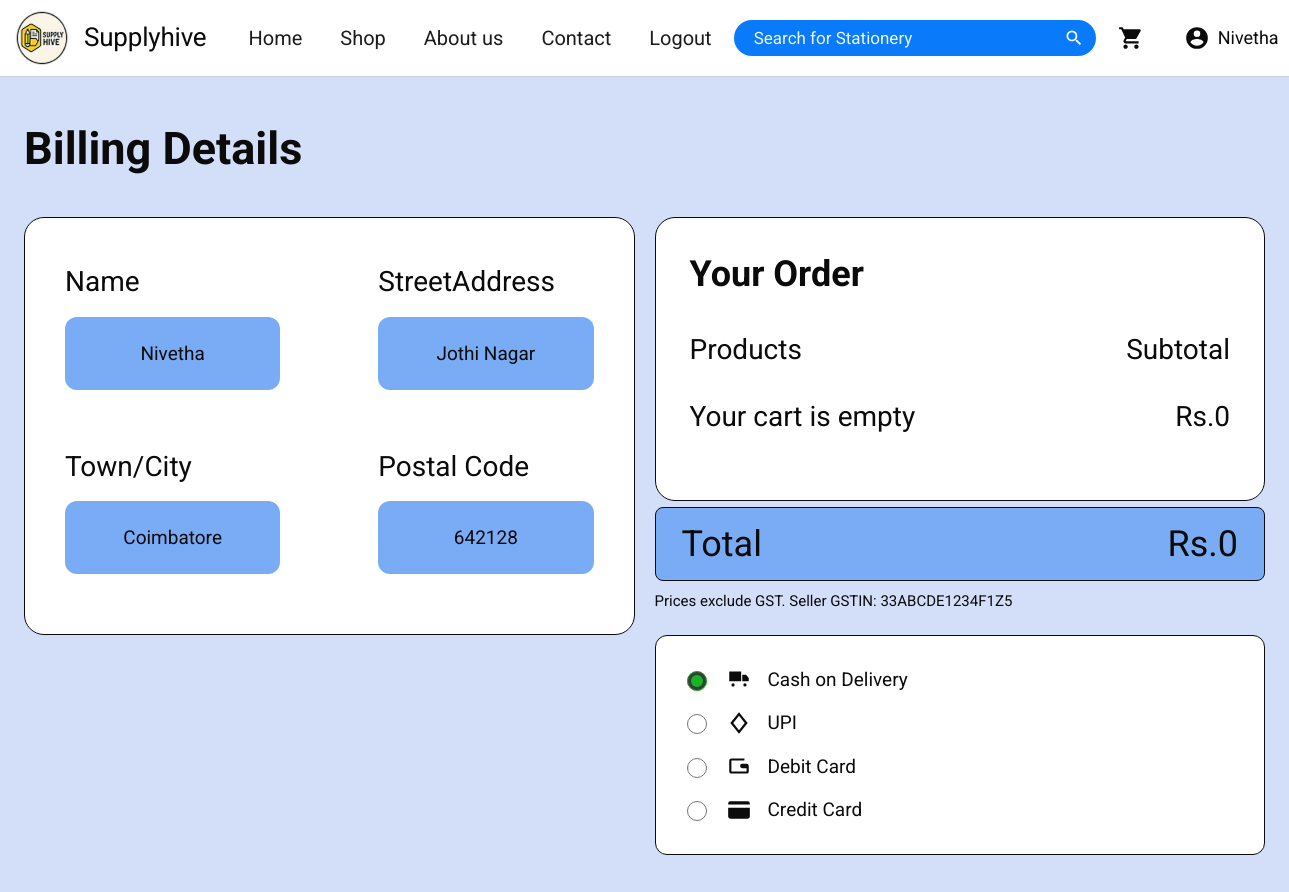
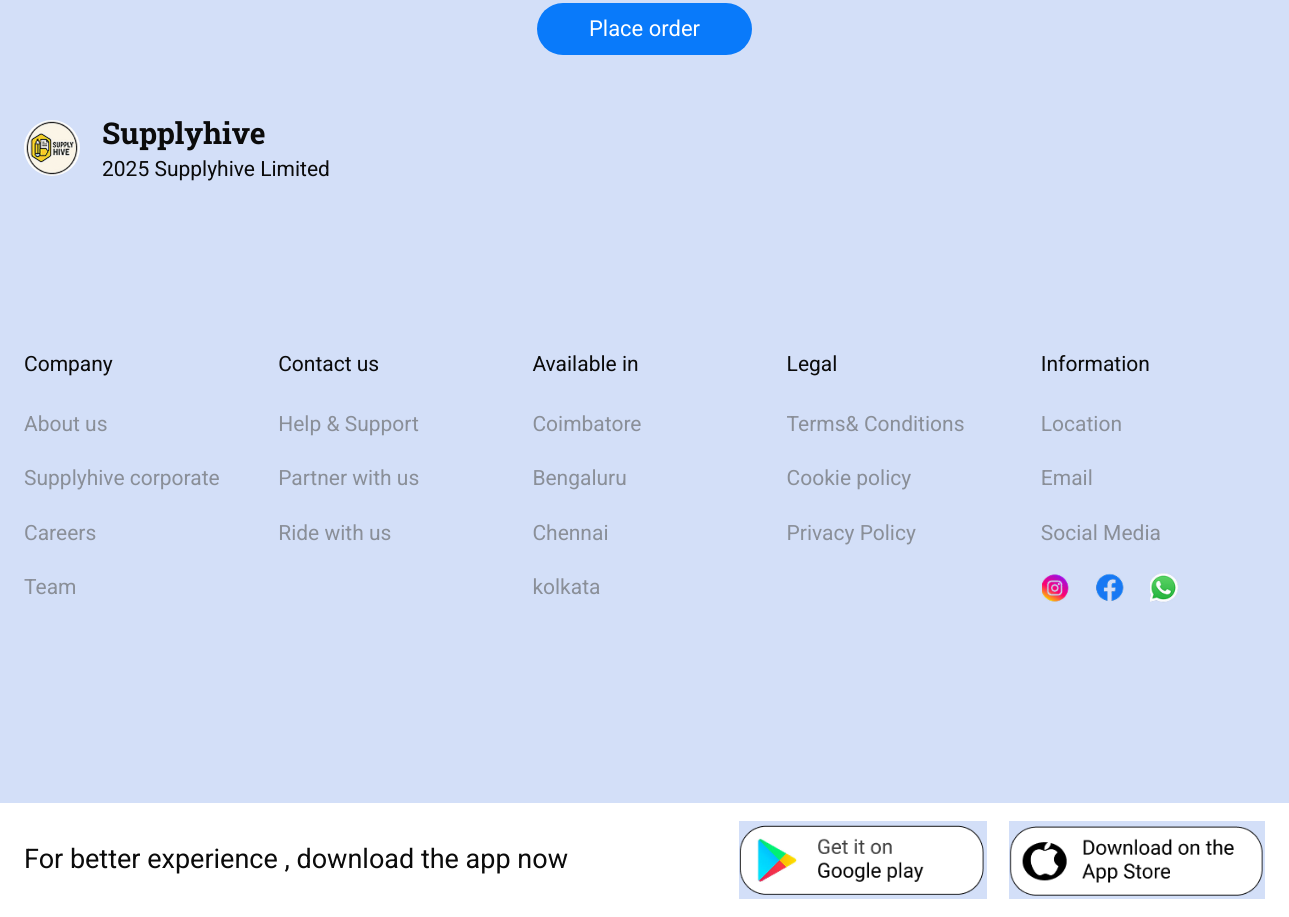
/billing/ (signed in), run on the app's committed database (2 pictures, top to bottom).
### shop/models.py (models this page shows, shortened)
class Order(models.Model):
    COD, UPI, DEBIT, CREDIT = "cod", "upi", "debit", "credit"
    PAYMENT_CHOICES = [
        (COD, "Cash on Delivery"),
        (UPI, "UPI"),
        (DEBIT, "Debit Card"),
        (CREDIT, "Credit Card"),
    ]
    CONFIRMED, SHIPPED, OUT_FOR_DELIVERY, DELIVERED = (
        "confirmed", "shipped", "out_for_delivery", "delivered",
    )
    STATUS_CHOICES = [
        (CONFIRMED, "Order Confirmed"),
        (SHIPPED, "Shipped"),
        (OUT_FOR_DELIVERY, "Out for Delivery"),
        (DELIVERED, "Delivered"),
    ]
    _STEPS_DONE = {CONFIRMED: 1, SHIPPED: 2, OUT_FOR_DELIVERY: 3, DELIVERED: 4}
    DELIVERY_DAYS = 4
    PAYMENT_PENDING, PAYMENT_PAID, PAYMENT_FAILED = "pending", "paid", "failed"
    PAYMENT_STATUS_CHOICES = [
        (PAYMENT_PENDING, "Pending"),
        (PAYMENT_PAID, "Paid"),
        (PAYMENT_FAILED, "Failed"),
    ]
    PAID = PAYMENT_PAID
    order_code = models.CharField(max_length=11, unique=True, editable=False)
    user = models.ForeignKey(
        settings.AUTH_USER_MODEL, null=True, blank=True, on_delete=models.SET_NULL, related_name="orders"
    )
    customer_name = models.CharField(max_length=100)
    street_address = models.CharField(max_length=200)
    town_city = models.CharField(max_length=100)
    postal_code = models.CharField(max_length=20)
    payment_method = models.CharField(max_length=10, choices=PAYMENT_CHOICES, default=COD)
    payment_status = models.CharField(max_length=10, choices=PAYMENT_STATUS_CHOICES, default=PAYMENT_PENDING)
    payment_reference = models.CharField(max_length=20, blank=True, editable=False)
    upi_id = models.CharField(max_length=100, blank=True, editable=False)
    card_brand = models.CharField(max_length=30, blank=True, editable=False)
    card_last4 = models.CharField(max_length=4, blank=True, editable=False)
    paid_at = models.DateTimeField(null=True, blank=True, editable=False)
    status = models.CharField(max_length=20, choices=STATUS_CHOICES, default=CONFIRMED)
    subtotal = models.DecimalField(max_digits=10, decimal_places=2, default=0, editable=False)
    discount = models.DecimalField(max_digits=10, decimal_places=2, default=0, editable=False)
    taxable_value = models.DecimalField(max_digits=10, decimal_places=2, default=0, editable=False)
    gst_rate = models.DecimalField(max_digits=5, decimal_places=2, default=default_gst_rate, editable=False)
    cgst = models.DecimalField(max_digits=10, decimal_places=2, default=0, editable=False)
    sgst = models.DecimalField(max_digits=10, decimal_places=2, default=0, editable=False)
    total = models.DecimalField(max_digits=10, decimal_places=2, default=0)
    created_at = models.DateTimeField(auto_now_add=True)
    class Meta:
        ordering = ["-created_at", "-id"]
        verbose_name_plural = "orders"

### shop/views.py (the view)
# urls.py: path("billing/", views.billing, name="billing"),
@login_required
def billing(request):
    rows = cart_service.items(request)
    bill = cart_service.totals(request)
    if request.method == "POST":
        if not rows:
            messages.error(request, "Your cart is empty.")
            return redirect("cart")
        form = BillingForm(request.POST)
        if form.is_valid():
            payment = request.POST.get("payment", Order.COD)
            if payment not in dict(Order.PAYMENT_CHOICES):
                payment = Order.COD
            with transaction.atomic():
                order = form.save(commit=False)
                order.user = request.user
                order.payment_method = payment
                order.subtotal = bill["subtotal"]
                order.discount = bill["discount"]
                order.taxable_value = bill["taxable"]
                order.gst_rate = bill["gst_rate"]
                order.cgst = bill["cgst"]
                order.sgst = bill["sgst"]
                order.total = bill["total"]
                order.save()
                OrderItem.objects.bulk_create(
                    OrderItem(
                        order=order,
                        product=row["product"],
                        quantity=row["quantity"],
                        unit_price=row["unit_price"],
                        line_total=row["total"],
                    )
                    for row in rows
                )
            request.session["order_id"] = order.pk
            if order.is_online_payment:
                return redirect("pay", order_code=order.order_code)
            cart_service.clear(request)
            messages.success(request, "Order placed successfully. Please keep cash ready for delivery.")
            return redirect("my_order")
        selected_payment = request.POST.get("payment", Order.COD)
    else:
        form = BillingForm(initial=_billing_initial(request.user))
        selected_payment = Order.COD
    return render(
        request,
        "pages/billing.html",
        {
            "active": "cart",
            "form": form,
            "rows": rows,
            "bill": bill,
            "payment_methods": _payment_methods(),
            "selected_payment": selected_payment,
        },
    )

### shop/forms.py (shortened to what this page needs)
class BillingForm(forms.ModelForm):
    class Meta:
        model = Order
        fields = ["customer_name", "street_address", "town_city", "postal_code"]
        widgets = {
            "postal_code": forms.TextInput(attrs={"pattern": "[0-9 ]{6,7}", "inputmode": "numeric"}),
        }
        labels = {
            "customer_name": "Name",
            "street_address": "StreetAddress",
            "town_city": "Town/City",
            "postal_code": "Postal Code",
        }

### shop/cart.py (called while the page is built, shortened)
def items(request):
    cart = request.session.get(CART_SESSION_KEY, {})
    products = Product.objects.select_related("category").in_bulk(list(cart), field_name="code")
    rows = []
    return rows

def totals(request):
    rows = items(request)
    subtotal = sum((row["mrp_total"] for row in rows), Decimal(0))
    taxable = sum((row["total"] for row in rows), Decimal(0))
    bill = pricing.gst_breakup(taxable, settings.GST_RATE)
    bill.update(subtotal=subtotal, discount=subtotal - taxable, taxable=taxable, gstin=settings.SELLER_GSTIN)
    return bill

def count(request):
    return sum(request.session.get(CART_SESSION_KEY, {}).values())

### shop/context_processors.py (called while the page is built)
def cart_summary(request):
    return {
        "cart_count": cart_service.count(request),
        "nav_categories": Category.objects.all(),
        "footer_columns": content.FOOTER_COLUMNS,
    }

### shop/models.py (called while the page is built)
def default_gst_rate():
    return settings.GST_RATE

### shop/pricing.py (called while the page is built)
def money(value):
    return Decimal(value).quantize(CENT, rounding=ROUND_HALF_UP)

def gst_breakup(taxable, rate):
    taxable = Decimal(taxable)
    rate = Decimal(rate)
    gst = money(taxable * rate / 100)
    cgst = money(gst / 2)
    sgst = gst - cgst
    return {
        "gst_rate": rate,
        "half_rate": rate / 2,
        "cgst": cgst,
        "sgst": sgst,
        "gst": gst,
        "total": money(taxable) + gst,
    }

### shop/views.py (called while the page is built)
def _payment_methods():
    return [
        {"value": value, "label": label, "icon": content.PAYMENT_ICONS[value]}
        for value, label in Order.PAYMENT_CHOICES
    ]

def _billing_initial(user):
    initial = {"customer_name": user.first_name}
    last = user.orders.first()
    if last:
        initial.update(
            customer_name=last.customer_name,
            street_address=last.street_address,
            town_city=last.town_city,
            postal_code=last.postal_code,
        )
    return initial

### templates/pages/billing.html (shortened to what this page needs)
{% extends "base.html" %}
{% load static %}
{% block content %}
<section class="container">
  <h1 class="page-title--left">Billing Details</h1>
  <form method="post" action="{% url 'billing' %}">
    <div class="billing-grid">
      <div class="billing-form">
        <div class="field-grid">
          <div class="field">
            <label for="{{ form.customer_name.id_for_label }}">{{ form.customer_name.label }}</label>
            {{ form.customer_name }}
          </div>
          <div class="field">
            <label for="{{ form.street_address.id_for_label }}">{{ form.street_address.label }}</label>
            {{ form.street_address }}
          </div>
          <div class="field">
            <label for="{{ form.town_city.id_for_label }}">{{ form.town_city.label }}</label>
            {{ form.town_city }}
          </div>
          <div class="field">
            <label for="{{ form.postal_code.id_for_label }}">{{ form.postal_code.label }}</label>
            {{ form.postal_code }}
          </div>
        </div>
      </div>
      <div>
        <div class="order-box">
          <h2>Your Order</h2>
          <div class="order-box__row"><span>Products</span><span>Subtotal</span></div>
          {% for row in rows %}
            <div class="order-box__row order-box__row--item">
              <span>{{ row.product.name }} x {{ row.quantity }}</span><span>Rs.{{ row.total|floatformat:"-2" }}</span>
            </div>
          {% empty %}
            <div class="order-box__row"><span>Your cart is empty</span><span>Rs.0</span></div>
          {% endfor %}
        </div>
        <div class="order-total"><span>Total</span><span>Rs.{{ bill.total|floatformat:"-2" }}</span></div>
        <p class="bill-note">Prices exclude GST. Seller GSTIN: {{ bill.gstin }}</p>
        <div class="pay-box">
          {% for method in payment_methods %}
            <label class="pay-option">
              <input type="radio" name="payment" value="{{ method.value }}" {% if method.value == selected_payment %}checked{% endif %}>
              {% include "partials/icons.html" with name=method.icon %}
              <span>{{ method.label }}</span>
            </label>
          {% endfor %}
        </div>
      </div>
    </div>
    <div class="form-actions">
      <button type="submit" class="btn btn--pill btn--wide">Place order</button>
    </div>
  </form>
</section>
{% endblock %}

### templates/base.html (shortened to what this page needs)
{% load static %}<!DOCTYPE html>
<html lang="en">
<head>
  <link rel="stylesheet" href="{% static 'css/fonts.css' %}">
  <link rel="stylesheet" href="{% static 'css/style.css' %}">
</head>
<body>
  <header class="site-header">
    <div class="nav">
      <a class="brand" href="{% url 'home' %}">
        <img src="{% static 'img/logo.png' %}" alt="Supplyhive logo" class="brand__mark">
        <span class="brand__name">Supplyhive</span>
      </a>
      <nav class="nav__links" id="primaryNav" aria-label="Primary">
        <a href="{% url 'home' %}" class="{% if active == 'home' %}is-active{% endif %}">Home</a>
        <a href="{% url 'shop' %}" class="{% if active == 'shop' %}is-active{% endif %}">Shop</a>
        <a href="{% url 'about' %}" class="{% if active == 'about' %}is-active{% endif %}">About us</a>
        <a href="{% url 'contact' %}" class="{% if active == 'contact' %}is-active{% endif %}">Contact</a>
        {% if user.is_authenticated %}
          <form method="post" action="{% url 'signout' %}">
            <button type="submit" class="nav__logout">Logout</button>
          </form>
        {% else %}
          <a href="{% url 'signin' %}" class="{% if active == 'login' %}is-active{% endif %}">Login/Register</a>
        {% endif %}
      </nav>
      <form class="search" action="{% url 'search' %}" method="get" role="search">
        <input id="siteSearch" type="search" name="q" placeholder="Search for Stationery" value="{{ query|default:'' }}">
        <button type="submit" aria-label="Search">{% include "partials/icons.html" with name="search" %}</button>
      </form>
      <div class="nav__actions">
        <a href="{% url 'cart' %}" class="nav__icon" aria-label="Cart">
        </a>
        {% if user.is_authenticated %}
        <a href="{% url 'my_order' %}" class="nav__icon nav__user" aria-label="My account">
          {% include "partials/icons.html" with name="account" %}
          <span class="nav__user-name">{{ user.first_name|default:user.email }}</span>
        </a>
        {% else %}
        <a href="{% url 'signin' %}" class="nav__icon" aria-label="Account">
          {% include "partials/icons.html" with name="account" %}
        </a>
        {% endif %}
      </div>
    </div>
  </header>
  <main id="main">
    {% block content %}{% endblock %}
  </main>
  <footer class="site-footer">
    <div class="container">
      <div class="footer__brand">
        <img src="{% static 'img/logo.png' %}" alt="" class="footer__mark">
        <div>
          <p class="footer__name">Supplyhive</p>
          <p class="footer__legal">2025 Supplyhive Limited</p>
        </div>
      </div>
      <div class="footer__grid">
        {% for column in footer_columns %}
          <div class="footer__col">
            <h3>{{ column.title }}</h3>
            <ul>
              {% for link in column.links %}<li><a href="{% url link.name %}{% if link.anchor %}#{{ link.anchor }}{% endif %}">{{ link.label }}</a></li>{% endfor %}
            </ul>
          </div>
        {% endfor %}
        <div class="footer__col">
          <h3>Information</h3>
          <ul>
            <li><a href="{% url 'contact' %}#contact-location">Location</a></li>
            <li><a href="{% url 'contact' %}#contact-email">Email</a></li>
            <li><a href="#footerSocial">Social Media</a></li>
          </ul>
          <div class="footer__social" id="footerSocial">
            <a href="https://www.instagram.com/accounts/login/" target="_blank" rel="noopener noreferrer" aria-label="Instagram login"><img src="{% static 'img/ic-instagram.png' %}" alt=""></a>
            <a href="https://www.facebook.com/login/" target="_blank" rel="noopener noreferrer" aria-label="Facebook login"><img src="{% static 'img/ic-facebook.png' %}" alt=""></a>
            <a href="https://web.whatsapp.com/" target="_blank" rel="noopener noreferrer" aria-label="WhatsApp login"><img src="{% static 'img/ic-whatsapp.png' %}" alt=""></a>
          </div>
        </div>
      </div>
    </div>
    <div class="footer__apps">
      <div class="container footer__apps-inner">
        <p>For better experience , download the app now</p>
        <div class="footer__badges">
          <a href="{% url 'home' %}"><img src="{% static 'img/badge-googleplay.png' %}" alt="Get it on Google Play"></a>
          <a href="{% url 'home' %}"><img src="{% static 'img/badge-appstore.png' %}" alt="Download on the App Store"></a>
        </div>
      </div>
    </div>
  </footer>
</body>
</html>

### data on the page
Order: customer_name "Nivetha", street_address "Jothi Nagar", town_city "Coimbatore", postal_code "642128"

### other printed values
{{ user.first_name|default:user.email }} "Nivetha"
{{ bill.total|floatformat:"-2" }} "0"
{{ bill.gstin }} "33ABCDE1234F1Z5"
{{ method.label }} "Cash on Delivery" "UPI" "Debit Card" "Credit Card"
{{ column.title }} "Company" "Contact us" "Available in" "Legal"
{{ link.label }} "About us" "Supplyhive corporate" "Careers" "Team" "Help & Support" "Partner with us" "Ride with us" "Coimbatore" "Bengaluru" "Chennai" "kolkata" "Terms& Conditions" "Cookie policy" "Privacy Policy"
